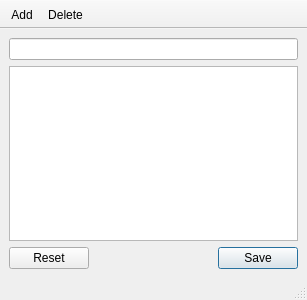
<?xml version="1.0" encoding="UTF-8"?>
<ui version="4.0">
 <class>TemplateEditorPanel</class>
 <widget class="QMainWindow" name="TemplateEditorPanel">
  <property name="geometry">
   <rect>
    <x>0</x>
    <y>0</y>
    <width>307</width>
    <height>300</height>
   </rect>
  </property>
  <property name="windowTitle">
   <string>MainWindow</string>
  </property>
  <widget class="QWidget" name="centralwidget">
   <layout class="QGridLayout" name="gridLayout">
    <item row="0" column="0">
     <widget class="QLineEdit" name="nameEdit"/>
    </item>
    <item row="1" column="0">
     <widget class="QTextEdit" name="templateEdit"/>
    </item>
    <item row="2" column="0">
     <widget class="QDialogButtonBox" name="buttonBox">
      <property name="standardButtons">
       <set>QDialogButtonBox::Reset|QDialogButtonBox::Save</set>
      </property>
     </widget>
    </item>
   </layout>
  </widget>
  <widget class="QToolBar" name="toolBar">
   <property name="windowTitle">
    <string>toolBar</string>
   </property>
   <property name="movable">
    <bool>false</bool>
   </property>
   <attribute name="toolBarArea">
    <enum>TopToolBarArea</enum>
   </attribute>
   <attribute name="toolBarBreak">
    <bool>false</bool>
   </attribute>
   <addaction name="actionAdd"/>
   <addaction name="actionDelete"/>
  </widget>
  <widget class="QStatusBar" name="statusBar"/>
  <action name="actionAdd">
   <property name="checkable">
    <bool>true</bool>
   </property>
   <property name="icon">
    <iconset resource="../../qrc/icons/icons.qrc">
     <normaloff>:/add_template.svg</normaloff>:/add_template.svg</iconset>
   </property>
   <property name="text">
    <string>Add</string>
   </property>
  </action>
  <action name="actionDelete">
   <property name="icon">
    <iconset resource="../../qrc/icons/icons.qrc">
     <normaloff>:/remove_template.svg</normaloff>:/remove_template.svg</iconset>
   </property>
   <property name="text">
    <string>Delete</string>
   </property>
  </action>
  <action name="actionOpen_Drawer">
   <property name="checkable">
    <bool>true</bool>
   </property>
   <property name="icon">
    <iconset resource="../../qrc/icons/icons.qrc">
     <normaloff>:/box.svg</normaloff>:/box.svg</iconset>
   </property>
   <property name="text">
    <string>Open Drawer</string>
   </property>
  </action>
  <action name="actionFavor">
   <property name="text">
    <string>Favor</string>
   </property>
  </action>
 </widget>
 <resources>
  <include location="../../qrc/icons/icons.qrc"/>
 </resources>
 <connections/>
</ui>
